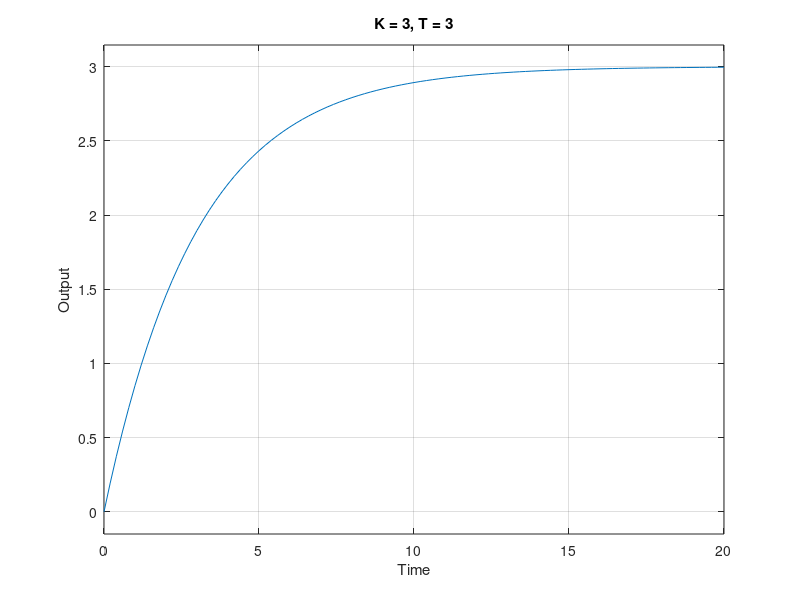

Recreate this plot in MATLAB.
% Define ranges for gain (K) and time constant (T)
K_values = [1, 2, 3]; % Example values for gain
T_values = [1, 2, 3]; % Example values for time constant
% Create subplots for each combination of K and T
figure;
for i = 1:length(K_values)
    for j = 1:length(T_values)
        % Define current gain and time constant
        K = K_values(i);
        T = T_values(j);
        % Create a first-order transfer function with the current parameters
        G = tf(K, [T 1]);
        % Calculate subplot position
        subplot(length(K_values), length(T_values), (i - 1) * length(T_values) + j);
        % Plot the step response of the system
        step(G);
        title(sprintf('K = %d, T = %d', K, T)); % Title for the plot
        xlabel('Time'); % Label for x-axis
        ylabel('Output'); % Label for y-axis
    end
end
